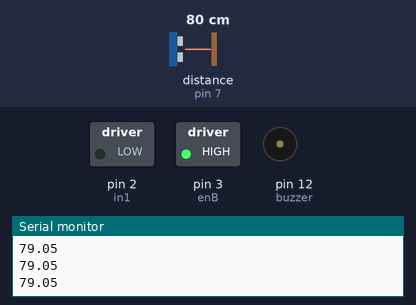
Bench run of a sketch on a simulated Arduino Uno, built with avr-gcc and run on an emulated ATmega328P. Shown: switched loads named in the sketch (green lamp = pin HIGH), buzzer (waves = sounding, pin HIGH), the last lines printed to the serial monitor. Wiring (inferred from the names in the program): ultrasonic range finder: trigger pin 6; echo pin 7. The test bench sets the inputs (shaded band); at power-on: distance to the obstacle (sensor on pin 7) 80 cm. The echo pulse lasts 58.3 µs per cm; pins used as bus, display or sensor lines are not drawn.

Above: at 1.2 s.
1.3 s: distance to the obstacle (sensor on pin 7) set to 23 cm
3.0 s: distance to the obstacle (sensor on pin 7) set to 19 cm
At 4.6 s:
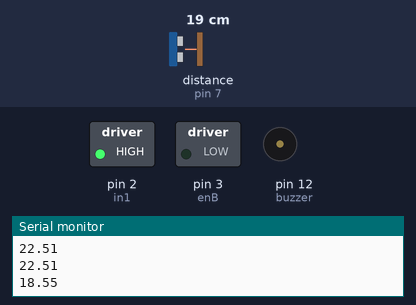
5.5 s: distance to the obstacle (sensor on pin 7) set to 35 cm
At 8.4 s:
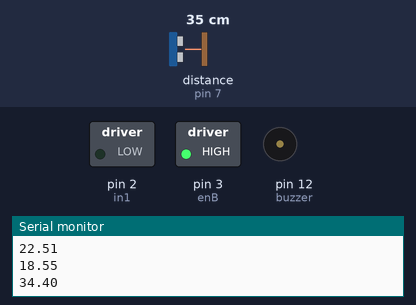
8.5 s: distance to the obstacle (sensor on pin 7) set to 2 cm
At 9.19 s:
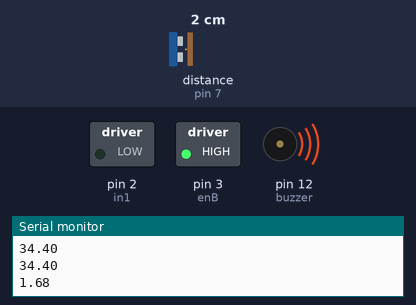
Timing chart, 0 to 15.1 s (numbered marks = the images above; inputs shaded):
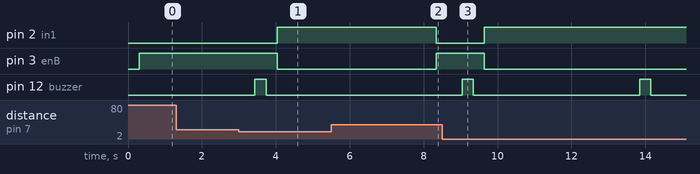

The sketch:

TE_COULISSANTE_BON_Code_2_Motors__ultrasonic_sensor__and_L29.ino
```cpp
int Echo = 7;
int trig = 6;
int enB = 3;
const int in1 = 2;
const int in2 = 3;
int buzzer = 12;

void setup() {
  Serial.begin(9600);
  pinMode(Echo, INPUT);
  pinMode(trig, OUTPUT);
  pinMode(in1, OUTPUT);
  pinMode(in2, OUTPUT);
  pinMode(enB, OUTPUT);
  pinMode(buzzer, OUTPUT);
}

void loop() {
  float Ceni;
  int pulse;

  digitalWrite(trig, LOW);
  delayMicroseconds(20);
  digitalWrite(trig, HIGH);
  delayMicroseconds(100);
  digitalWrite(trig, LOW);

  pulse = pulseIn(Echo, HIGH);

  Ceni = pulse / 29.387 / 2;

  Serial.println(Ceni);
  delay(200);

  if (Ceni <= 20) {
     digitalWrite(buzzer, HIGH);
  delay(300);
     digitalWrite(buzzer, LOW);
  delay( 300);
    digitalWrite(in1, HIGH);
    digitalWrite(in2, LOW);
    delay(4000);

  }
  else {
    digitalWrite(buzzer, LOW);
  delay(100);
     analogWrite(enB, 90);
    digitalWrite(in1, LOW);
    digitalWrite(in2, HIGH);

  delay(100);

  }
  }
```

Measured:
- the behaviour switches between 21 and 20 cm on distance to the obstacle (sensor on pin 7) (found by bisection; images 0 and 1)
- after the input at 3.0 s, pin 2 (in1): LOW → HIGH after 1.0 s; pin 3 (enB): HIGH → LOW after 1.0 s; pin 12 (buzzer): LOW → HIGH after 0.43 s, → LOW 0.30 s later
- after the input at 5.5 s, pin 2 (in1): HIGH → LOW after 2.8 s; pin 3 (enB): LOW → HIGH after 2.8 s; pin 12 (buzzer): stays LOW (without the input it goes to HIGH after 2.7 s)
- after the input at 8.5 s, pin 2 (in1): LOW → HIGH after 1.1 s; pin 3 (enB): HIGH → LOW after 1.1 s; pin 12 (buzzer): alternates HIGH for 0.30 s and LOW for 4.5 s, starting after 0.54 s
